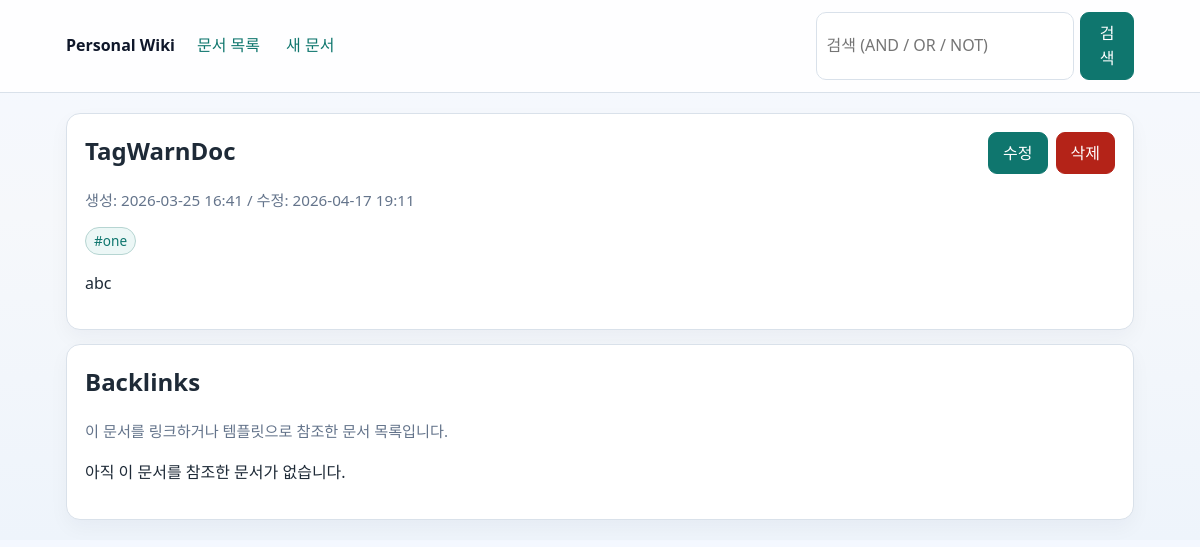
/doc/tagwarndoc, run on the app's committed database.
### tables this page shows
CREATE TABLE docs (
            id INTEGER PRIMARY KEY AUTOINCREMENT,
            title TEXT NOT NULL COLLATE NOCASE UNIQUE,
            slug TEXT NOT NULL UNIQUE,
            file_path TEXT NOT NULL,
            meta_json TEXT NOT NULL DEFAULT '{}',
            created_at TEXT NOT NULL,
            updated_at TEXT NOT NULL
        );

CREATE TABLE tags (
            id INTEGER PRIMARY KEY AUTOINCREMENT,
            name TEXT NOT NULL COLLATE NOCASE UNIQUE
        );

### app.py (the view)
@app.route("/doc/<path:slug>")
def view_doc(slug: str):
    conn = get_db()
    doc = fetch_doc_with_tags(conn, slug)
    if doc is None:
        return render_template("not_found.html", requested=slug), 404
    content = read_document(doc["slug"])
    rendered = render_markdown(conn, content)
    backlinks = find_backlinks(conn, doc["slug"])
    return render_template(
        "view.html",
        doc=doc,
        content=content,
        rendered=rendered,
        backlinks=backlinks,
    )

### app.py (called while the page is built)
def connect_db() -> sqlite3.Connection:
    conn = sqlite3.connect(DB_PATH)
    conn.row_factory = sqlite3.Row
    conn.execute("PRAGMA foreign_keys = ON")
    return conn

def get_db() -> sqlite3.Connection:
    if "db" not in g:
        g.db = connect_db()
    return g.db

def safe_load_json(raw: str) -> dict:
    try:
        data = json.loads(raw)
        if isinstance(data, dict):
            return data
    except (TypeError, json.JSONDecodeError):
        pass
    return {}

def document_path(slug: str) -> Path:
    return DOC_DIR / f"{slug}.md"

def normalize_newlines(text: str) -> str:
    if not text:
        return ""
    normalized = text.replace("\r\r\n", "\n")
    normalized = normalized.replace("\r\n", "\n").replace("\r", "\n")
    return normalized

def read_text_normalized(path: Path) -> str:
    with path.open("r", encoding="utf-8", newline="") as file:
        return normalize_newlines(file.read())

def read_document(slug: str) -> str:
    path = document_path(slug)
    if not path.exists():
        return ""
    return read_text_normalized(path)

def normalize_reference_target(value: str) -> str:
    return unicodedata.normalize("NFKC", str(value)).strip()

def reference_title_key(value: str) -> str:
    return normalize_reference_target(value).casefold()

def build_doc_tag_map(conn: sqlite3.Connection, doc_ids: list[int]) -> dict[int, list[str]]:
    unique_doc_ids: list[int] = []
    seen: set[int] = set()
    for doc_id in doc_ids:
        if doc_id in seen:
            continue
        seen.add(doc_id)
        unique_doc_ids.append(doc_id)
    if not unique_doc_ids:
        return {}
    placeholders = ",".join("?" for _ in unique_doc_ids)
    rows = conn.execute(
        f"""
        SELECT dt.doc_id, t.name
        FROM doc_tags dt
        JOIN tags t ON t.id = dt.tag_id
        WHERE dt.doc_id IN ({placeholders})
        ORDER BY dt.doc_id, t.name COLLATE NOCASE
        """,
        unique_doc_ids,
    ).fetchall()
    mapping: dict[int, list[str]] = defaultdict(list)
    for row in rows:
        mapping[int(row["doc_id"])].append(str(row["name"]))
    return dict(mapping)

def list_doc_tags(conn: sqlite3.Connection, doc_id: int) -> list[str]:
    return build_doc_tag_map(conn, [doc_id]).get(doc_id, [])

@app.template_filter("pretty_time")
def pretty_time_filter(value: str) -> str:
    try:
        dt = datetime.fromisoformat(value)
        return dt.strftime("%Y-%m-%d %H:%M")
    except ValueError:
        return value

### templates/view.html (shortened to what this page needs)
{% extends "base.html" %}
{% block content %}
<section class="panel">
  <header class="doc-header">
    <div>
      <h1>{{ doc.title }}</h1>
      <p class="muted">
        생성: {{ doc.created_at|pretty_time }} /
        수정: {{ doc.updated_at|pretty_time }}
      </p>
      {% if doc.tags %}
        <div class="tag-row">
          {% for tag in doc.tags %}
            <a class="tag" href="{{ url_for('docs_by_tag', tag_name=tag) }}">#{{ tag }}</a>
          {% endfor %}
        </div>
      {% endif %}
    </div>
    <div class="actions">
      <a class="button" href="{{ url_for('edit_doc', slug=doc.slug) }}">수정</a>
      <form action="{{ url_for('delete_doc', slug=doc.slug) }}" method="post" onsubmit="return confirm('문서를 삭제할까요?');">
        <button class="button danger" type="submit">삭제</button>
      </form>
    </div>
  </header>
  <article class="markdown-body">{{ rendered }}</article>
</section>
<section class="panel">
  <h2>Backlinks</h2>
  <p class="muted">이 문서를 링크하거나 템플릿으로 참조한 문서 목록입니다.</p>
  {% if backlinks %}
    <ul class="doc-list">
      {% for item in backlinks %}
        <li class="doc-item">
          <div class="doc-head">
            <a class="doc-title" href="{{ url_for('view_doc', slug=item.slug) }}">{{ item.title }}</a>
            <span class="doc-time">{{ item.updated_at|pretty_time }}</span>
          </div>
          <div class="tag-row">
            {% if "link" in item.reasons %}
              <span class="ref-kind">문서링크</span>
            {% endif %}
            {% if "template" in item.reasons %}
              <span class="ref-kind template">템플릿참조</span>
            {% endif %}
          </div>
        </li>
      {% endfor %}
    </ul>
  {% else %}
    <p>아직 이 문서를 참조한 문서가 없습니다.</p>
  {% endif %}
</section>
{% endblock %}

### static/style.css (style rules this page uses)
:root { --bg: #f6f8fb; --panel: #ffffff; --line: #d9e1ea; --text: #1e2a37; --muted: #64748b; --link: #0f766e; --link-hover: #115e59; --danger: #b42318; }
* { box-sizing: border-box; }
body { margin: 0; background: linear-gradient(180deg, #f4f8ff 0%, #f6f8fb 40%, #eef4fb 100%); color: var(--text); font-family: "Segoe UI", "Noto Sans KR", sans-serif; line-height: 1.55; }
a { color: var(--link); text-decoration: none; }
.panel { background: var(--panel); border: 1px solid var(--line); border-radius: 14px; padding: 18px; box-shadow: 0 8px 20px rgba(15, 23, 42, 0.04); }
h1, h2, h3 { margin-top: 0; }
.muted { color: var(--muted); font-size: 0.95rem; }
.tag-row { display: flex; gap: 6px; flex-wrap: wrap; margin-top: 8px; }
.tag { display: inline-block; border: 1px solid #b6d5d2; background: #ecf7f6; color: #0f766e; padding: 2px 8px; border-radius: 999px; font-size: 0.85rem; }
.doc-header { display: flex; justify-content: space-between; gap: 12px; flex-wrap: wrap; }
.actions { display: flex; gap: 8px; align-items: flex-start; }
.button, button { border: 1px solid #0f766e; background: #0f766e; color: #fff; border-radius: 9px; padding: 8px 14px; cursor: pointer; font: inherit; }
.danger { border-color: var(--danger); background: var(--danger); }

### data on the page
docs: title "TagWarnDoc", created_at|pretty_time "2026-03-25 16:41", updated_at|pretty_time "2026-04-17 19:11"
tags: name "one"

### other printed values
{{ rendered }} "abc"
